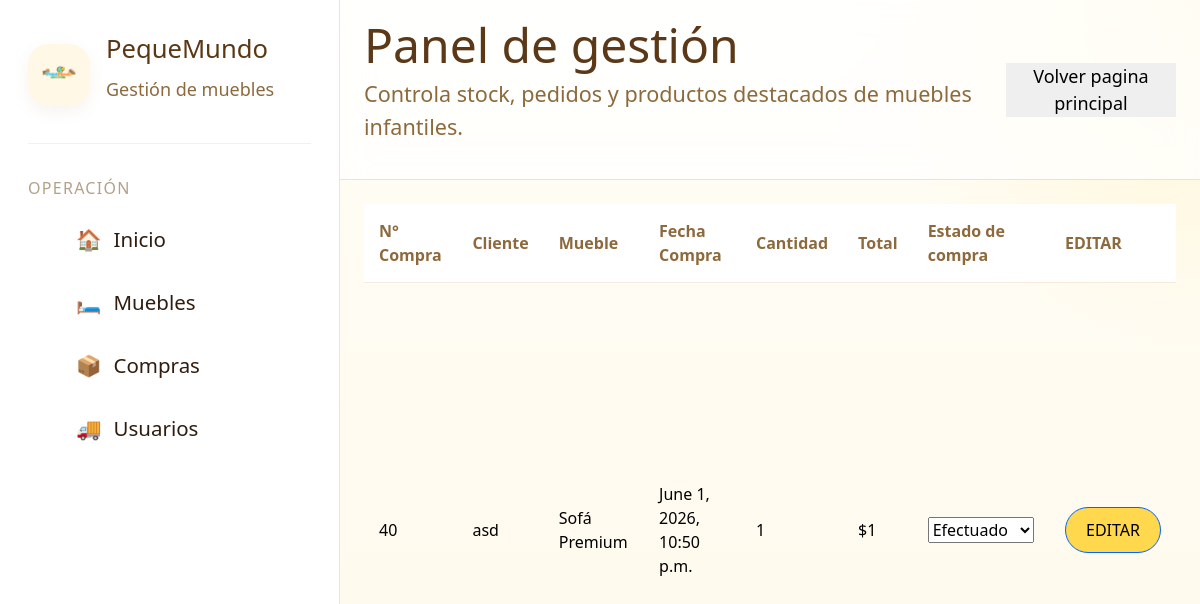
The page /actualizarPedidos/49/ (signed in) on the database its author committed.
### app/models.py (models this page shows, shortened)
class detalleCompra(models.Model):
    idDetalle = models.AutoField(primary_key=True)
    idCompra = models.ForeignKey(
        compra,
        on_delete=models.CASCADE,
        related_name='detalles'
    )
    idMueble = models.ForeignKey(
        mueble,
        on_delete=models.CASCADE
    )
    idEsProdCom = models.ForeignKey(
        estadoProductoComprado,
        on_delete=models.CASCADE,
        null=True
    )
    cantidad = models.IntegerField(default=1)
    subtotal = models.IntegerField(default=0)
    class Meta:
        unique_together = ('idCompra', 'idMueble')

class compra(models.Model):
    idCompra = models.AutoField(primary_key=True)
    idCliente = models.ForeignKey(
        cuenta,
        on_delete=models.CASCADE
    )
    total = models.IntegerField(default=0)
    fecha = models.DateTimeField(auto_now_add=True)
    completada = models.BooleanField(default=False)

class cuenta(models.Model):
    id = models.AutoField(primary_key=True)
    usuario_cuenta =  models.IntegerField(default=0)
    nombre = models.CharField(max_length=70)
    direccion = models.CharField(max_length=70)
    correo = models.CharField(max_length=70)
    rut = models.CharField(max_length=9)
    telefono = models.CharField(max_length=9,null=True)
    comuna = models.ForeignKey(
        comuna,
        on_delete= models.CASCADE
    )

class mueble(models.Model):
    id = models.AutoField(primary_key=True)
    nombre = models.CharField(max_length=50)
    descripcion = models.CharField(max_length=50)
    foto = models.ImageField(
        upload_to= 'productos',
        null= True,
        blank= True,
    )
    precio = models.IntegerField()
    cantidad = models.IntegerField(default=0)
    estado = models.ForeignKey(
        estadoMueble,
        on_delete= models.CASCADE
    )
    disponiblidad = models.ForeignKey(
        disponiblidadMueble,
        on_delete= models.CASCADE
    )
    categoria_mueble = models.ForeignKey(
        categoriaMueble,
        on_delete= models.CASCADE,
        null=True
    )

### app/views.py (the view)
# urls.py: path('actualizarPedidos/<int:id>/', actualizarPedidos,name='IDpaginaActualizarCompras'),
@admin_required
def actualizarPedidos(request,id):
    detalleComprado = detalleCompra.objects.get(idDetalle=id)
    formulario = detalleCompraForm(request.POST,instance=detalleComprado)
    estadosDeCompras = estadoProductoComprado.objects.all()
    if request.method == 'POST':
        if formulario.is_valid():
            formulario.save()
            return redirect(
                'IDpaginaGestionCompras'
            )
    datos = {
        'formularioDetalleCompra': formulario,
        'detalleCompra':detalleComprado,
        'estadosDeCompras':estadosDeCompras,
    }
    return render(
        request,
        'gestiones/administracion/actualizarPedidos.html',
        datos
    )

### app/forms.py
class detalleCompraForm(forms.ModelForm):
    class Meta:
        model = detalleCompra
        fields = '__all__'

### app/views.py (called while the page is built)
def admin_required(view_func):
    @wraps(view_func)
    def wrapper(request, *args, **kwargs):
        if not request.user.is_authenticated:
            messages.warning(request, 'Debe iniciar sesion')
            return redirect('IDpaginalogin')
        if not request.user.is_staff:
            messages.error(request, 'Solo los administradores pueden acceder a esta pagina')
            return redirect('IDindex')
        return view_func(request, *args, **kwargs)
    return wrapper

### app/templates/gestiones/administracion/actualizarPedidos.html (shortened to what this page needs)
{% load static %}
{% include 'gestiones/baseGestion/navbarGestion.html' %}
        <main class="main" id="contenido">
            <table class="tabla-compras" style="color: black;">
                <thead>
                    <tr>
                        <th>N° Compra</th>
                        <th>Cliente</th>
                        <th>Mueble</th>
                        <th>Fecha Compra</th>
                        <th>Cantidad</th>
                        <th>Total</th>
                        <th>Estado de compra</th>
                        <th>EDITAR</th>
                    </tr>
                </thead>
                <tbody>
                    <form method="post">
                        <tr>
                            <td>{{ detalleCompra.idCompra.idCompra }}</td>
                            <td>{{ detalleCompra.idCompra.idCliente.nombre }}</td>
                            <td>{{ detalleCompra.idMueble.nombre }}</td>
                            <td>{{ detalleCompra.idCompra.fecha }}</td>
                            <td>{{ detalleCompra.cantidad }}</td>
                            <td>${{ detalleCompra.subtotal }}</td>
                            <td>
                                <select name="idEsProdCom" id="idEsProdCom"  >
                                    {% for x in estadosDeCompras %}
                                        <option
                                            value="{{ x.idestadocompra }}"
                                        >
                                            {{ x.descripcion }}
                                        </option>
                                    {% endfor %}
                                </select>
                            </td>
                            <td>
                                <button
                                    type="submit"
                                    class="btn-ver"
                                    data-bs-toggle="modal"
                                    data-bs-target="#modalCompra{{ x.idCompra }}"
                                >
                                    EDITAR
                                </button>
                            </td>
                        </tr>
                    </form>
                </tbody>
            </table>
        </main>
{% include 'gestiones/baseGestion/footerGestion.html' %}

### app/static/css/gestionmuebles.css (style rules this page uses)
:root, [data-theme="light"] { --text-xs: clamp(0.75rem, 0.7rem + 0.25vw, 0.875rem); --text-sm: clamp(0.875rem, 0.8rem + 0.35vw, 1rem); --text-base: clamp(1rem, 0.95rem + 0.25vw, 1.125rem); --text-lg: clamp(1.125rem, 1rem + 0.75vw, 1.5rem); --text-xl: clamp(1.5rem, 1.2rem + 1.25vw, 2.25rem); --space-1: 0.25rem; --space-2: 0.5rem; --space-3: 0.75rem; --space-4: 1rem; --space-5: 1.25rem; --space-6: 1.5rem; --space-8: 2rem; --space-10: 2.5rem; --space-12: 3rem; --space-16: 4rem; --color-bg: #fffdf7; --color-surface: #ffffff; --color-surface-2: #fff8e7; --color-surface-offset: #fff2cc; --color-border: rgba(110, 73, 22, 0.15); --color-divider: rgba(110, 73, 22, 0.08); --color-text: #5b3815; --color-text-muted: #8d6a3d; --color-text-faint: #b79a73; --color-primary: #f4bf24; --color-primary-hover: #e3ab0d; --color-primary-active: #ca9400; --color-primary-soft: #fff1b8; --color-success: #65b741; --color-blue: #41b8ff; --color-orange: #ff9d2e; --radius-sm: 0.6rem; --radius-md: 0.9rem; --radius-lg: 1.3rem; --radius-xl: 1.8rem; --radius-full: 9999px; --shadow-sm: 0 6px 16px rgba(154, 117, 38, 0.08); --shadow-md: 0 12px 28px rgba(154, 117, 38, 0.12); --transition: 180ms cubic-bezier(0.16, 1, 0.3, 1); --font-body: 'Satoshi', system-ui, sans-serif; }
*, *::before, *::after { box-sizing: border-box; margin: 0; padding: 0; }
html, body { height: 100%; }
body { font-family: var(--font-body); font-size: var(--text-base); background: radial-gradient(circle at top right, rgba(255, 234, 145, 0.35), transparent 24%), linear-gradient(180deg, var(--color-bg) 0%, #fff9eb 100%); color: var(--color-text); overflow: hidden; }
button, input, select { font: inherit; }
button { border: none; cursor: pointer; }
.main { grid-column: 2; overflow-y: auto; padding: var(--space-6); display: grid; gap: var(--space-6); overscroll-behavior: contain; }
table { width: 100%; border-collapse: collapse; }
th, td { text-align: left; padding: var(--space-3); border-bottom: 1px solid var(--color-divider); font-size: var(--text-sm); }
th { color: var(--color-text-muted); font-weight: 700; position: sticky; top: 0; background: var(--color-surface); }

### app/static/css/gestionpedidos.css (style rules this page uses)
:root, [data-theme="light"] { --text-xs: clamp(0.75rem, 0.7rem + 0.25vw, 0.875rem); --text-sm: clamp(0.875rem, 0.8rem + 0.35vw, 1rem); --text-base: clamp(1rem, 0.95rem + 0.25vw, 1.125rem); --text-lg: clamp(1.125rem, 1rem + 0.75vw, 1.5rem); --text-xl: clamp(1.5rem, 1.2rem + 1.25vw, 2.25rem); --space-1: 0.25rem; --space-2: 0.5rem; --space-3: 0.75rem; --space-4: 1rem; --space-5: 1.25rem; --space-6: 1.5rem; --space-8: 2rem; --space-10: 2.5rem; --space-12: 3rem; --space-16: 4rem; --color-bg: #fffdf7; --color-surface: #ffffff; --color-surface-2: #fff8e7; --color-surface-offset: #fff2cc; --color-border: rgba(110, 73, 22, 0.15); --color-divider: rgba(110, 73, 22, 0.08); --color-text: #5b3815; --color-text-muted: #8d6a3d; --color-text-faint: #b79a73; --color-primary: #f4bf24; --color-primary-hover: #e3ab0d; --color-primary-active: #ca9400; --color-primary-soft: #fff1b8; --color-success: #65b741; --color-blue: #41b8ff; --color-orange: #ff9d2e; --radius-sm: 0.6rem; --radius-md: 0.9rem; --radius-lg: 1.3rem; --radius-xl: 1.8rem; --radius-full: 9999px; --shadow-sm: 0 6px 16px rgba(154, 117, 38, 0.08); --shadow-md: 0 12px 28px rgba(154, 117, 38, 0.12); --transition: 180ms cubic-bezier(0.16, 1, 0.3, 1); --font-body: 'Satoshi', system-ui, sans-serif; }
*, *::before, *::after { box-sizing: border-box; margin: 0; padding: 0; }
html, body { height: 100%; }
body { font-family: var(--font-body); font-size: var(--text-base); background: radial-gradient(circle at top right, rgba(255, 234, 145, 0.35), transparent 24%), linear-gradient(180deg, var(--color-bg) 0%, #fff9eb 100%); color: var(--color-text); overflow-x: hidden; overflow-y: auto; }
button, input, select { font: inherit; }
button { border: none; cursor: pointer; }
.main { grid-column: 2; padding: var(--space-6); display: grid; gap: var(--space-6); overflow: visible; }

### app/templates/gestiones/administracion/actualizarPedidos.html (style rules this page uses)
.tabla-compras { width: 100%; border-collapse: collapse; }
.tabla-compras thead { background-color: #d8d8d8; }
.tabla-compras thead th { padding: 15px; text-align: left; font-weight: bold; }
.tabla-compras tbody tr { background: transparent; }
.tabla-compras tbody td { padding: 20px 15px; border: none; }
.btn-ver { background: #ffd84d; padding: 10px 20px; border-radius: 25px; text-decoration: none; color: black; border: 1px solid #0066ff; }

### rows shown on the page
detalleCompra: idCompra.idCompra "40", idCompra.idCliente.nombre "asd", idMueble.nombre "Sofá Premium", idCompra.fecha "June 1, 2026, 10:50 p.m.", cantidad "1", subtotal "1"

### other values the page prints
form field idEsProdCom "Efectuado"
